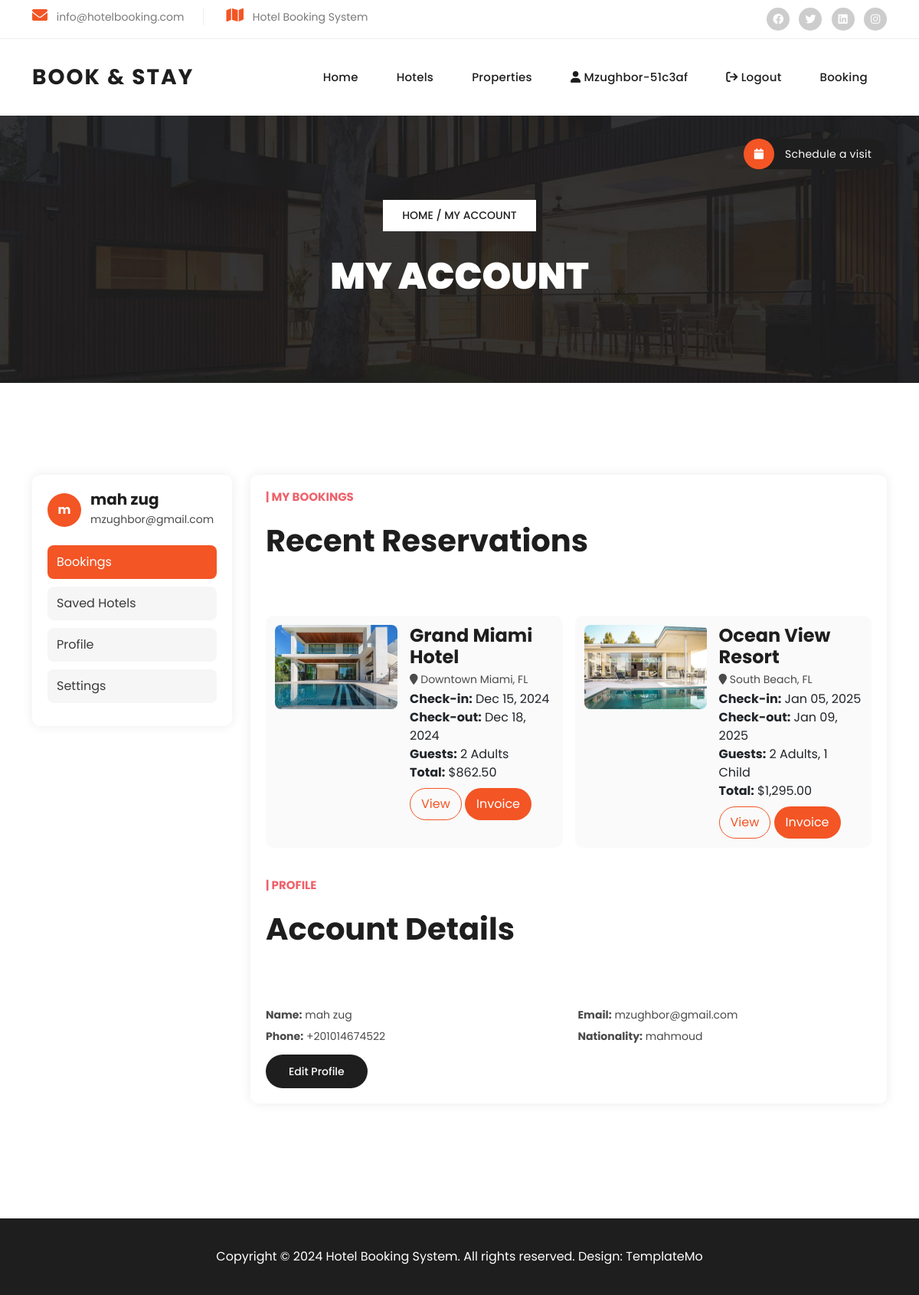
Screenshot of /users/account/ (signed in) with the database file from the repository.
### users/models.py (models this page shows, shortened)
class User(AbstractUser):
    ROLE_CHOICES = [
        ('customer', 'Customer'),
        ('owner', 'Owner'),
        ('admin', 'Admin')
    ]
    role = models.CharField(
        max_length=20,
        choices=ROLE_CHOICES,
        default='customer'
    )
    email = models.EmailField(unique=True)
    phone = models.CharField(max_length=30, blank=False)
    date_of_birth = models.DateField(null=True, blank=True)
    nationality = models.CharField(max_length=100, blank=True)
    def is_customer(self):
        return self.role == 'customer'
    created_at = models.DateTimeField(auto_now_add=True)
    updated_at = models.DateTimeField(auto_now=True)

### users/views.py (the view)
# urls.py: path('account/', views.account, name='account'),
@login_required(login_url='login_register')
def account(request):
    return render(request, 'users/account.html', {
        'user': request.user,
        'is_authenticated': request.user.is_authenticated,
    })

### templates/users/account.html (shortened to what this page needs)
{% extends 'base.html' %}
{% load static %}
{% block extra_css %}
<link rel="stylesheet" href="{% static 'css/account.css' %}">
{% endblock %}
{% block content %}
  <div class="page-heading header-text">
    <div class="container">
      <div class="row">
        <div class="col-lg-12">
          <span class="breadcrumb"><a href="{% url 'home' %}">Home</a> / My Account</span>
          <h3>My Account</h3>
        </div>
      </div>
    </div>
  </div>
  <div class="section account-section">
    <div class="container">
      <div class="row">
        <div class="col-lg-3">
          <div class="account-sidebar">
            <div class="account-user">
              <div class="avatar">{{ user.first_name|default:user.username|slice:":1" }}</div>
              <div class="details">
                <h5>{{ user.first_name }} {{ user.last_name }}</h5>
                <p>{{ user.email }}</p>
              </div>
            </div>
            <ul class="account-nav">
              <li class="active"><a href="#">Bookings</a></li>
              <li><a href="#">Saved Hotels</a></li>
              <li><a href="#">Profile</a></li>
              <li><a href="#">Settings</a></li>
            </ul>
          </div>
        </div>
        <div class="col-lg-9">
          <div class="account-content">
            <div class="section-heading">
              <h6>| My Bookings</h6>
              <h2>Recent Reservations</h2>
            </div>
            <div class="booking-cards">
              <div class="booking-card">
                <div class="image">
                  <img src="{% static 'images/property-01.jpg' %}" alt="Hotel image">
                </div>
                <div class="info">
                  <h4>Grand Miami Hotel</h4>
                  <p><i class="fa fa-map-marker"></i> Downtown Miami, FL</p>
                  <ul>
                    <li><strong>Check-in:</strong> Dec 15, 2024</li>
                    <li><strong>Check-out:</strong> Dec 18, 2024</li>
                    <li><strong>Guests:</strong> 2 Adults</li>
                    <li><strong>Total:</strong> $862.50</li>
                  </ul>
                  <div class="actions">
                    <a class="btn btn-outline" href="#">View</a>
                    <a class="btn" href="#">Invoice</a>
                  </div>
                </div>
              </div>
              <div class="booking-card">
                <div class="image">
                  <img src="{% static 'images/property-02.jpg' %}" alt="Hotel image">
                </div>
                <div class="info">
                  <h4>Ocean View Resort</h4>
                  <p><i class="fa fa-map-marker"></i> South Beach, FL</p>
                  <ul>
                    <li><strong>Check-in:</strong> Jan 05, 2025</li>
                    <li><strong>Check-out:</strong> Jan 09, 2025</li>
                    <li><strong>Guests:</strong> 2 Adults, 1 Child</li>
                    <li><strong>Total:</strong> $1,295.00</li>
                  </ul>
                  <div class="actions">
                    <a class="btn btn-outline" href="#">View</a>
                    <a class="btn" href="#">Invoice</a>
                  </div>
                </div>
              </div>
            </div>
            <div class="section-heading" style="margin-top: 40px;">
              <h6>| Profile</h6>
              <h2>Account Details</h2>
            </div>
            <div class="profile-details">
              <div class="row">
                <div class="col-md-6"><p><strong>Name:</strong> {{ user.first_name }} {{ user.last_name }}</p></div>
                <div class="col-md-6"><p><strong>Email:</strong> {{ user.email }}</p></div>
                <div class="col-md-6"><p><strong>Phone:</strong> {{ user.phone|default:'—' }}</p></div>
                <div class="col-md-6"><p><strong>Nationality:</strong> {{ user.nationality|default:'—' }}</p></div>
              </div>
              <div class="main-button" style="margin-top: 10px;"><a href="#">Edit Profile</a></div>
            </div>
          </div>
        </div>
      </div>
    </div>
  </div>
{% endblock %}

### templates/includes/header.html (shortened to what this page needs)
{% load static %}
<div class="sub-header">
    <div class="container">
        <div class="row">
            <div class="col-lg-8 col-md-8">
                <ul class="info">
                <li><i class="fa fa-envelope"></i> info@hotelbooking.com</li>
                <li><i class="fa fa-map"></i> Hotel Booking System</li>
                </ul>
            </div>
            <div class="col-lg-4 col-md-4">
                <ul class="social-links">
                    <li><a href="#"><i class="fab fa-facebook"></i></a></li>
                    <li><a href="#"><i class="fab fa-twitter"></i></a></li>
                    <li><a href="#"><i class="fab fa-linkedin"></i></a></li>
                    <li><a href="#"><i class="fab fa-instagram"></i></a></li>
                </ul>
            </div>
        </div>
    </div>
</div>
<header class="header-area header-sticky">
    <div class="container">
        <div class="row">
            <div class="col-12">
                <nav class="main-nav">
                    <a href="{% url 'home' %}" class="logo">
                        <h1>Book & Stay</h1>
                    </a>
                    <ul class="nav">
                        <li><a href="{% url 'home' %}">Home</a></li>
                        <li><a href="{% url 'hotels:hotel_list' %}">Hotels</a></li>
                        <li><a href="{% url 'hotels:properties' %}">Properties</a></li>
                        {% if user.is_authenticated and user.is_customer %}
                            <li><a href="{% url 'account' %}"><i class="fa fa-user"></i> {{ user.username }}</a></li>
                            <li><a href="/users/logout/"><i class="fa fa-sign-out"></i> Logout</a></li>
                        {% elif user.is_authenticated and user.is_owner %}
                            <li><a href="{% url 'owner_dashboard' %}"><i class="fa fa-dashboard"></i> Dashboard</a></li>
                            <li><a href="/users/logout/"><i class="fa fa-sign-out"></i> Logout</a></li>
                        {% else %}
                            <li><a href="{% url 'login_register' %}"><i class="fa fa-sign-in"></i> Login / Register</a></li>
                        {% endif %}
                        <li><a href="{% url 'hotels:book_room' hotel_id=1 %}">Booking</a></li>
                        <li><a href="{% url 'booking' %}"><i class="fa fa-calendar"></i> Schedule a visit</a></li>
                    </ul>
                </nav>
            </div>
        </div>
    </div>
</header>

### static/assets/css/account.css (style rules this page uses)
.account-section .account-sidebar { background: #fff; border-radius: 10px; box-shadow: 0 0 15px rgba(0, 0, 0, 0.08); padding: 20px; }
.account-section .account-user { display: flex; align-items: center; margin-bottom: 20px; }
.account-section .account-user .avatar { width: 44px; height: 44px; border-radius: 50%; background: #f35525; color: #fff; display: flex; align-items: center; justify-content: center; font-weight: 700; margin-right: 12px; }
.account-section .account-nav { list-style: none; padding: 0; margin: 0; }
.account-section .account-nav li { margin-bottom: 10px; }
.account-section .account-nav a { display: block; padding: 10px 12px; border-radius: 8px; color: #3a3a3a; background: #f6f6f6; }
.account-section .account-nav .active a, .account-section .account-nav a:hover { background: #f35525; color: #fff; }
.account-section .account-content { background: #fff; border-radius: 10px; box-shadow: 0 0 15px rgba(0, 0, 0, 0.08); padding: 20px; }
.account-section .booking-cards { display: grid; grid-template-columns: 1fr; gap: 16px; }
.account-section .booking-card { display: flex; gap: 16px; background: #fafafa; border-radius: 10px; padding: 12px; }
.account-section .booking-card .image img { width: 160px; height: 110px; object-fit: cover; border-radius: 8px; }
.account-section .booking-card .actions { margin-top: 8px; }
.account-section .booking-card .btn { background: #f35525; color: #fff; padding: 8px 14px; border-radius: 22px; display: inline-block; }
.account-section .booking-card .btn-outline { background: transparent; color: #f35525; border: 1px solid #f35525; }
@media (min-width: 992px) { .account-section .booking-cards { grid-template-columns: 1fr 1fr; } }

### rows the page displays
User: username "Mzughbor-51c3af", first_name "m", first_name "mah", last_name "zug", email "mzughbor@gmail.com", phone "+201014674522", nationality "mahmoud"
